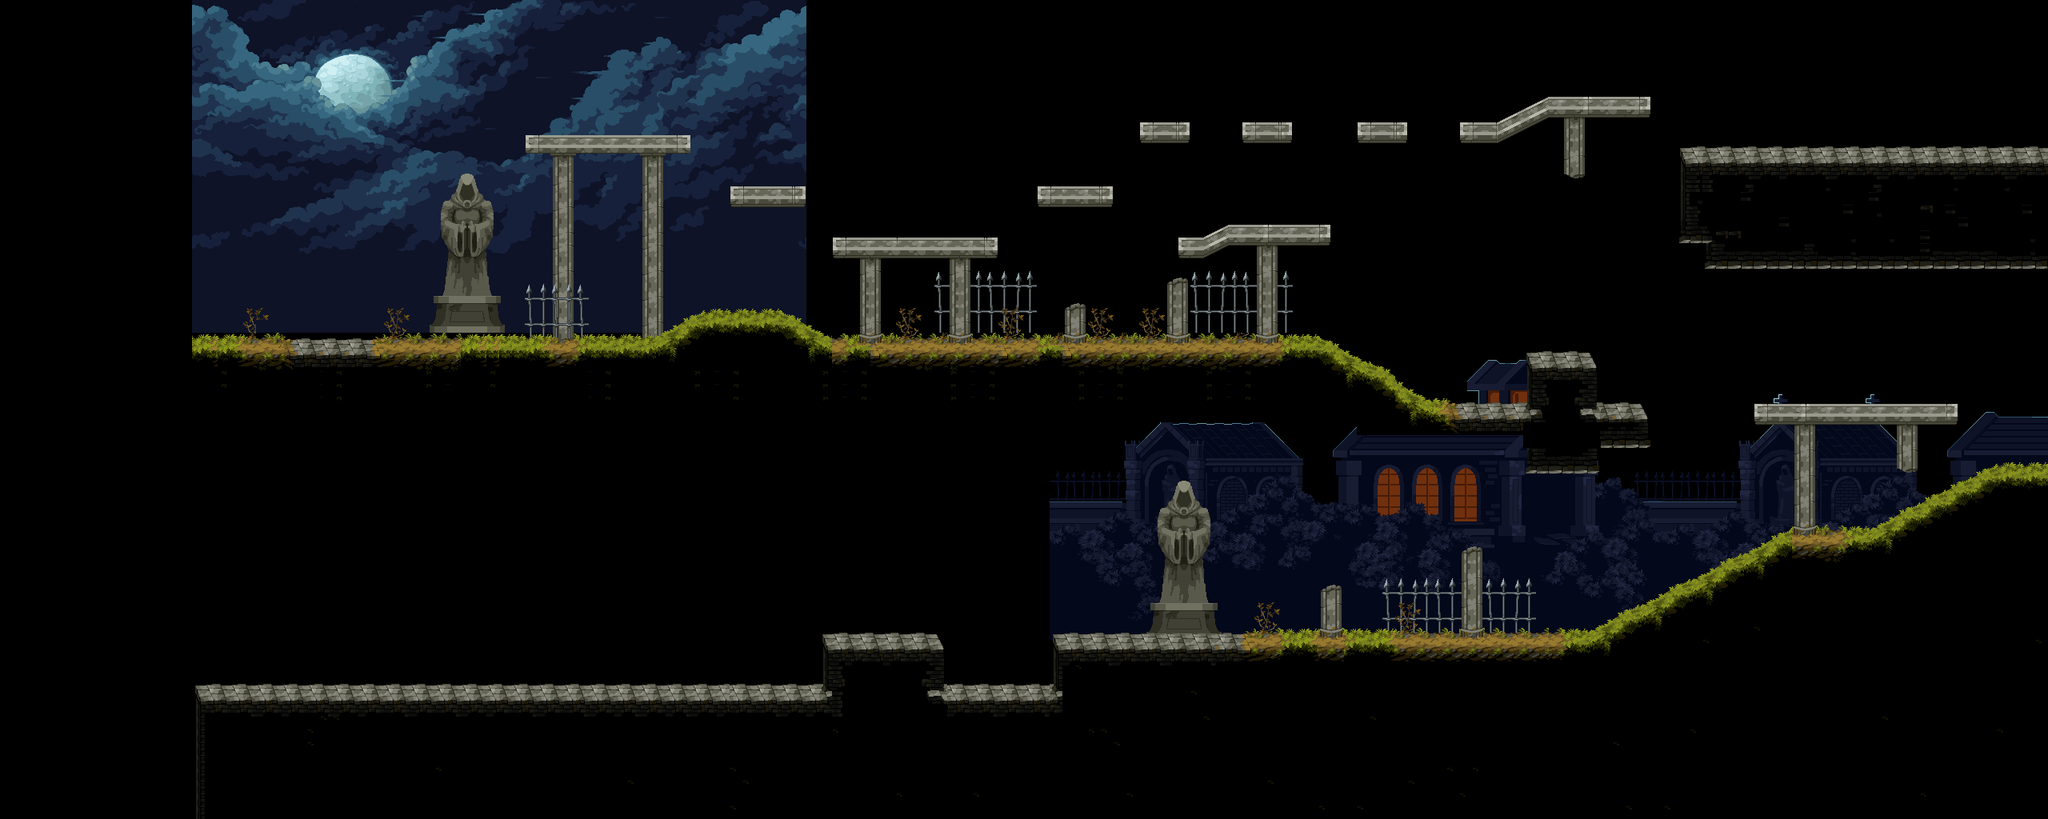

A 2D game scene composited from a Tiled map and its tileset images. What follows is a short description and the map's XML, with each tile layer's data collapsed to a summary:
An orthogonal 160x64 tile map with 16x16 px tiles, 3 tile layers (Back2, Back, Fore), 4 tilesets, 1 image layer and 46 objects.

<map version="1.10" tiledversion="1.12.0" orientation="orthogonal" renderorder="right-down" width="160" height="64" tilewidth="16" tileheight="16" infinite="0" nextlayerid="13" nextobjectid="83">
 <tileset firstgid="1" name="Tiles" tilewidth="16" tileheight="16" tilecount="528" columns="22">
  <image source="images/map/Final/Tiles.png" width="352" height="384" />
 </tileset>
 <tileset firstgid="529" name="g" tilewidth="768" tileheight="416" tilecount="6" columns="0">
  <grid orientation="orthogonal" width="1" height="1" />
  <tile id="0">
   <image source="images/map/Final/Background_0.png" width="768" height="416" />
  </tile>
  <tile id="1">
   <image source="images/map/Final/Background_1.png" width="768" height="416" />
  </tile>
  <tile id="2">
   <image source="images/map/Final/brush.png" width="224" height="192" />
  </tile>
  <tile id="3">
   <image source="images/map/Final/Grass_background_1.png" width="352" height="416" />
  </tile>
  <tile id="4">
   <image source="images/map/Final/Grass_background_2.png" width="352" height="416" />
  </tile>
  <tile id="5">
   <image source="images/map/Final/Salt.png" width="112" height="224" />
  </tile>
 </tileset>
 <tileset firstgid="535" name="Background_1" tilewidth="16" tileheight="16" tilecount="1248" columns="48">
  <image source="images/map/Final/Background_1.png" width="768" height="416" />
 </tileset>
 <tileset firstgid="1783" name="Salt" tilewidth="16" tileheight="16" tilecount="98" columns="7">
  <image source="images/map/Final/Salt.png" width="112" height="224" />
 </tileset>
 <imagelayer id="12" name="BACKGROUND" locked="1" offsetx="240" offsety="0" repeatx="1">
  <image source="images/map/Final/Background_0.png" width="768" height="416" />
 </imagelayer>
 <layer id="4" name="Back2" width="160" height="64" locked="1">
  <data>[10240 cells, 1993 non-empty, 1351 distinct tile ids]</data>
 </layer>
 <layer id="3" name="Back" width="160" height="64" locked="1">
  <data>[10240 cells, 391 non-empty, 170 distinct tile ids]</data>
 </layer>
 <layer id="1" name="Fore" width="160" height="64" locked="1">
  <data>[10240 cells, 4152 non-empty, 293 distinct tile ids]</data>
 </layer>
 <objectgroup id="5" name="Landable">
  <object id="7" x="879.75" y="400.5" width="96.75" height="126.75" />
  <object id="10" x="658" y="175">
   <polygon points="0,0 206,0 206,16.5 -1,17" />
  </object>
  <object id="11" x="1007.5" y="241">
   <polygon points="0,0 -95.5,-1.5 -95,14.5 -0.5,14.5" />
  </object>
  <object id="12" x="1040.5" y="303.5">
   <polygon points="0,0 207.5,0.5 207.5,16.5 -0.5,16.5 -0.5,0.5" />
  </object>
  <object id="13" x="1296" y="240">
   <polygon points="0,0 96,0 96,16 0,16 0,0" />
  </object>
  <object id="14" x="1424" y="160">
   <polygon points="0,0 64,0 64,16 0,16" />
  </object>
  <object id="15" x="1552" y="160">
   <polygon points="0,0 64,0 64,16 0,16" />
  </object>
  <object id="16" x="1696" y="160">
   <polygon points="0,0 64,0 64,16 0,16" />
  </object>
  <object id="21" x="1904" y="448">
   <polygon points="0,0 87.3333,0.333333 88.6667,144.667 0,144" />
  </object>
  <object id="22" x="2057" y="512">
   <polygon points="0,0 -0.666667,48.3333 -65,48 -64.3333,-1.66667" />
  </object>
  <object id="23" x="2448" y="512">
   <polygon points="0,0 0,16 -176,16 -256,16 -256,0" />
  </object>
  <object id="24" x="2099.33" y="190" width="460.667" height="134.667" />
  <object id="45" x="2099.33" y="190" width="460.667" height="134.667" />
  <object id="31" x="240" y="864">
   <polygon points="0,0 784,0 784,48 0,48" />
  </object>
  <object id="32" x="1024" y="800">
   <polygon points="0,0 144,0 144,112 0,112" />
  </object>
  <object id="33" x="1168" y="864">
   <polyline points="0,0 160,0 160,48 0,48 0,0" />
  </object>
  <object id="34" x="1328" y="800">
   <polygon points="0,0 0,112 720,112 720,0" />
  </object>
  <object id="48" x="848" y="416">
   <polygon points="0,0 32,0 32,112 0,112" />
  </object>
  <object id="49" x="240" y="528">
   <polygon points="0,0 0,-96 608,-96 608,0" />
  </object>
  <object id="50" x="1664" y="288">
   <polygon points="0,0 -128,0 -128,16 0,16" />
  </object>
  <object id="51" x="1504" y="304">
   <polygon points="0,0 -32,0 -32,16 0,16" />
  </object>
  <object id="52" x="1504" y="320">
   <polyline points="0,0 32,0 32,-16 32,-32 16,-32 16,-16 0,-16 0,0" />
  </object>
  <object id="53" x="2064" y="128">
   <polygon points="0,0 0,16 -128,16 -128,0" />
  </object>
  <object id="54" x="1872" y="160">
   <polyline points="0,0 -48,0 -48,16 0,16 0,0 16,0 16,-16 32,-16 32,-32 64,-32 64,16 0,16" />
  </object>
  <object id="56" x="2240.67" y="678.667" width="128.667" height="237.333" />
  <object id="60" x="2485.33" y="588" width="73.3333" height="333.333" />
  <object id="61" x="2346" y="672.667" width="143.333" height="14" />
  <object id="62" x="2368.67" y="652.667" width="146.667" height="23.3333" />
  <object id="63" x="2397.33" y="636" width="126" height="29.3333" />
  <object id="64" x="2429.33" y="622" width="80" height="17.3333" />
  <object id="65" x="2448.67" y="606" width="57.3333" height="26" />
  <object id="66" x="2474" y="598" width="22.6667" height="18.6667" />
  <object id="68" x="2016.67" y="790" width="248" height="20" />
  <object id="70" x="2048" y="767.333" width="215.333" height="24" />
  <object id="71" x="2086" y="745.333" width="178.667" height="25.3333" />
  <object id="72" x="2130.67" y="724.667" width="134" height="18" />
  <object id="73" x="2174.67" y="704" width="92" height="19.3333" />
  <object id="74" x="2206" y="684" width="61.3333" height="18.6667" />
  <object id="75" x="2296.67" y="739.333" width="0.666667" />
  <object id="76" x="2132.67" y="860" width="1.33333" />
  <object id="77" x="975.333" y="432" width="700.667" height="95.3333" />
  <object id="78" x="1674.67" y="510" width="227.333" height="19.3333" />
  <object id="79" x="1650" y="449.333" width="57.3333" height="18.6667" />
  <object id="80" x="1650" y="470" width="77.3333" height="16" />
  <object id="81" x="1659.33" y="482" width="90" height="26.6667" />
  <object id="82" x="960" y="416" width="40.6667" height="22" />
 </objectgroup>
</map>
